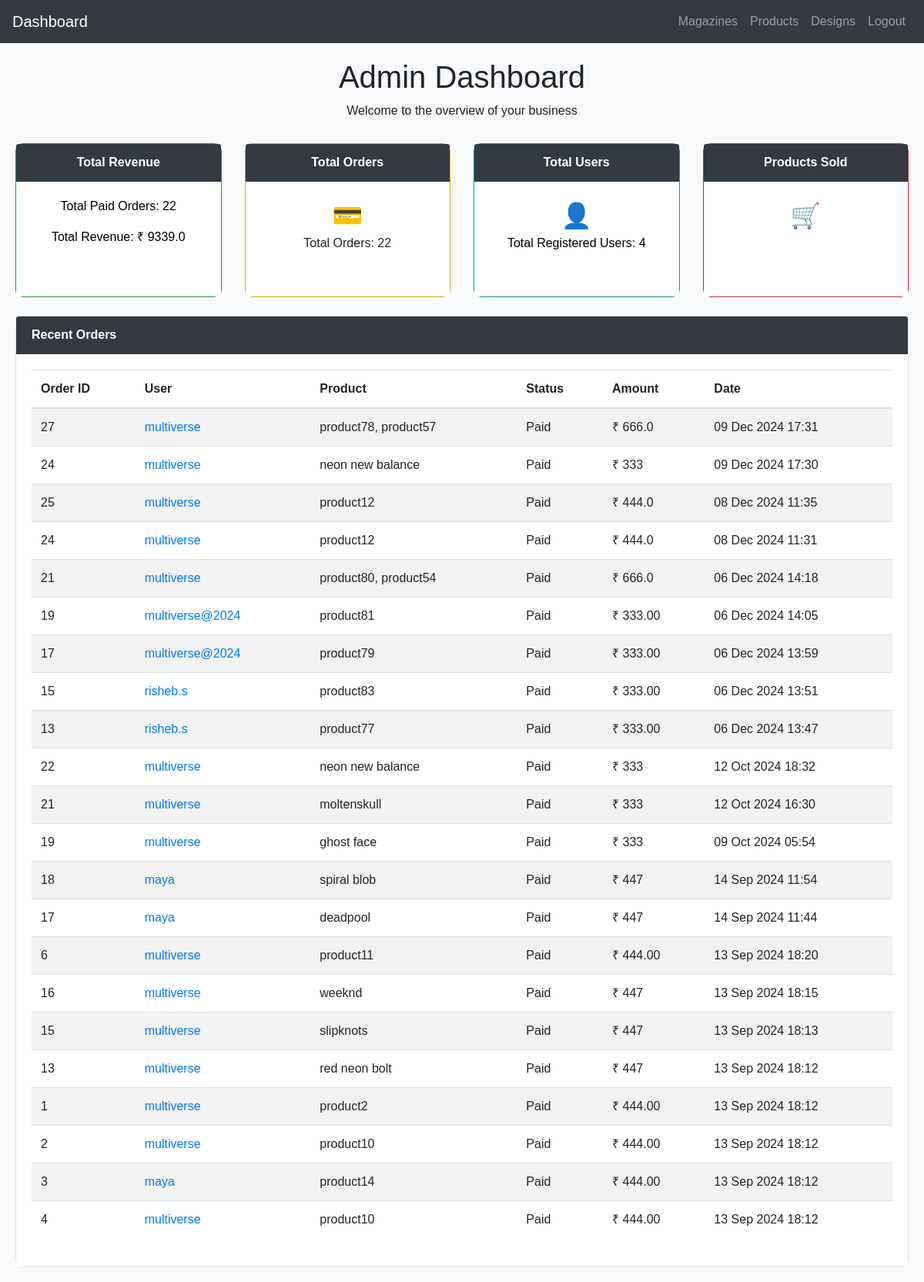
/dashboard/, run on the app's committed database.
### productapp/models.py (models this page shows, shortened)
class OrderCart(models.Model):
     user=models.ForeignKey(User,on_delete=models.CASCADE)
     info=models.ForeignKey(UserProfile,on_delete=models.CASCADE)
     product_name = models.CharField(max_length=255)
     color = models.CharField(max_length=225)
     size = models.CharField(max_length=225)
     amount = models.CharField(max_length=10)
     payment_id = models.CharField(max_length=100)
     paid = models.BooleanField(default=False)
     order_confirmed = models.BooleanField(default=True)
     shipped = models.BooleanField(default=False)
     delivered = models.BooleanField(default=False)
     created_at = models.DateTimeField(auto_now_add=True)

class OrderDesign(models.Model):
     user=models.ForeignKey(User,on_delete=models.CASCADE)
     info=models.ForeignKey(UserProfile,on_delete=models.CASCADE)
     design_name = models.CharField(max_length=255)
     designcolor = models.CharField(max_length=225)
     designsize = models.CharField(max_length=225)
     amount = models.CharField(max_length=10)
     payment_id = models.CharField(max_length=100)
     paid = models.BooleanField(default=False)
     order_confirmed = models.BooleanField(default=True)
     shipped = models.BooleanField(default=False)
     delivered = models.BooleanField(default=False)
     created_at = models.DateTimeField(auto_now_add=True)

### productapp/views.py (the view)
# urls.py: path('dashboard/', views.dashboard, name='dashboard'),
def dashboard(request):
    user_count = User.objects.count()
    cart_order_count = OrderCart.objects.filter(paid=True).count()
    design_order_count = OrderDesign.objects.filter(paid=True).count()
    total_orders = cart_order_count + design_order_count
    cart_orders = OrderCart.objects.filter(paid=True)
    design_orders = OrderDesign.objects.filter(paid=True)
    for order in cart_orders:
        order.order_type = "OrderCart"
    for order in design_orders:
        order.order_type = "OrderDesign"
    all_orders = sorted(
        chain(cart_orders, design_orders),
        key=lambda order: order.created_at,
        reverse=True
    )
    cart_revenue = (
        OrderCart.objects.filter(paid=True)
        .aggregate(total=Sum(F('amount'), output_field=FloatField()))['total'] or 0
    )
    design_revenue = (
        OrderDesign.objects.filter(paid=True)
        .aggregate(total=Sum(F('amount'), output_field=FloatField()))['total'] or 0
    )
    total_paid_orders = cart_order_count + design_order_count
    total_revenue = float(cart_revenue) + float(design_revenue)
    return render(request, 'dashboard.html', {
        'orders': all_orders,
        'user_count': user_count,
        'total_orders': total_orders,
        'total_paid_orders': total_paid_orders,
        'total_revenue': total_revenue
    })

### templates/dashboard.html (shortened to what this page needs)
<!DOCTYPE html>
<html lang="en">
<head>
    <link href="https://stackpath.bootstrapcdn.com/bootstrap/4.5.2/css/bootstrap.min.css" rel="stylesheet">
</head>
<body>
    <nav class="navbar navbar-expand-lg navbar-dark bg-dark">
        <a class="navbar-brand" href="#">Dashboard</a>
        <div class="collapse navbar-collapse" id="navbarNav">
          <ul class="navbar-nav ml-auto">
            <li class="nav-item">
              <a class="nav-link" href="#">Magazines</a>
            </li>
            <li class="nav-item">
              <a class="nav-link" href="{% url 'productapp:admin_shop_view' %}">Products</a>
            </li>
            <li class="nav-item">
              <a class="nav-link" href="{% url 'productapp:admin_product_view' %}">Designs</a>
            </li>
            <li class="nav-item">
              <a class="nav-link" href="#">Logout</a>
            </li>
          </ul>
        </div>
      </nav>
    <div class="container-fluid">
        <div class="dashboard-header">
            <h1>Admin Dashboard</h1>
            <p>Welcome to the overview of your business</p>
        </div>
        <div class="row">
            <div class="col-lg-3 col-md-6 mb-4">
                <div class="card revenue-card">
                    <div class="card-header text-center">Total Revenue</div>
                    <div class="card-body text-center">
                        <p>Total Paid Orders: {{ total_paid_orders }}</p>
                         <p>Total Revenue: ₹ {{ total_revenue }}</p>
                    </div>
                </div>
            </div>
            <div class="col-lg-3 col-md-6 mb-4">
                <div class="card orders-card">
                    <div class="card-header text-center">Total Orders</div>
                    <div class="card-body text-center">
                        <span class="stats-icon">&#128179;</span>
                        <p>Total Orders: {{ total_orders }}</p>
                    </div>
                </div>
            </div>
            <div class="col-lg-3 col-md-6 mb-4">
                <div class="card users-card">
                    <div class="card-header text-center">Total Users</div>
                    <div class="card-body text-center">
                        <span class="stats-icon">&#128100;</span>
                        <p>Total Registered Users: {{ user_count }}</p>
                    </div>
                </div>
            </div>
            <div class="col-lg-3 col-md-6 mb-4">
                <div class="card products-card">
                    <div class="card-header text-center">Products Sold</div>
                    <div class="card-body text-center">
                        <span class="stats-icon">&#128722;</span>
                        <h2>645</h2>
                    </div>
                </div>
            </div>
        </div>
        <div class="row">
            <div class="col-12">
                <div class="card">
                    <div class="card-header">Recent Orders</div>
                    <div class="card-body">
                        <table class="table table-striped table-responsive-md">
                            <thead>
                                <tr>
                                    <th>Order ID</th>
                                    <th>User</th>
                                    <th>Product</th>
                                    <th>Status</th>
                                    <th>Amount</th>
                                    <th>Date</th>
                                </tr>
                            </thead>
                            <tbody>
                                {% for order in orders %}
                                    <tr>
                                        <td>{{ order.id }}</td>
                                        <td>
                                            <a href="{% url 'productapp:admin_order_detail' order.id order.order_type %}">
                                            {{ order.user.username }}
                                         </a>
                                        </td>
                                        {% if order.product_name %}
                                            <td>{{ order.product_name }}</td>
                                        {% else %}
                                            <td>{{ order.design_name }}</td>
                                        {% endif %}
                                        <td>{{ order.paid|yesno:"Paid,Pending" }}</td>
                                        <td>₹ {{ order.amount }}</td>
                                        <td>{{ order.created_at|date:"d M Y H:i" }}</td>
                                    </tr>
                                {% empty %}
                                    <tr>
                                        <td colspan="6" class="text-center">No orders found.</td>
                                    </tr>
                                {% endfor %}
                            </tbody>
                        </table>
                    </div>
                </div>
            </div>
        </div>
    </div>
</body>
</html>

### templates/dashboard.html (style rules this page uses)
body { background-color: #f8f9fa; font-family: Arial, sans-serif; }
.container-fluid { padding: 20px; }
.dashboard-header { text-align: center; margin-bottom: 30px; }
.card { border-radius: 10px; }
.card-header { font-weight: bold; background-color: #343a40; color: white; border-radius: 10px 10px 0 0; }
.card-body { background-color: #ffffff; }
.stats-icon { font-size: 2rem; }
.revenue-card { background-color: #28a745; color: rgb(0, 0, 0); height:200px; }
.orders-card { background-color: #ffc107; height:200px; }
.users-card { background-color: #17a2b8; color: black; height:200px; }
.products-card { background-color: #dc3545; color: white; height:200px; }

### data on the page
OrderCart: id "27", user.username "multiverse", product_name "product78, product57", paid "Paid", amount "666.0", created_at "09 Dec 2024 17:31"
OrderDesign: id "24", user.username "multiverse", design_name "neon new balance", paid "Paid", amount "333", created_at "09 Dec 2024 17:30"
OrderCart: id "25", user.username "multiverse", product_name "product12", paid "Paid", amount "444.0", created_at "08 Dec 2024 11:35"
OrderCart: id "24", user.username "multiverse", product_name "product12", paid "Paid", amount "444.0", created_at "08 Dec 2024 11:31"
OrderCart: id "21", user.username "multiverse", product_name "product80, product54", paid "Paid", amount "666.0", created_at "06 Dec 2024 14:18"
OrderCart: id "19", user.username "multiverse@2024", product_name "product81", paid "Paid", amount "333.00", created_at "06 Dec 2024 14:05"
OrderCart: id "17", user.username "multiverse@2024", product_name "product79", paid "Paid", amount "333.00", created_at "06 Dec 2024 13:59"
OrderCart: id "15", user.username "risheb.s", product_name "product83", paid "Paid", amount "333.00", created_at "06 Dec 2024 13:51"
OrderCart: id "13", user.username "risheb.s", product_name "product77", paid "Paid", amount "333.00", created_at "06 Dec 2024 13:47"
OrderDesign: id "22", user.username "multiverse", design_name "neon new balance", paid "Paid", amount "333", created_at "12 Oct 2024 18:32"
OrderDesign: id "21", user.username "multiverse", design_name "moltenskull", paid "Paid", amount "333", created_at "12 Oct 2024 16:30"
OrderDesign: id "19", user.username "multiverse", design_name "ghost face", paid "Paid", amount "333", created_at "09 Oct 2024 05:54"
OrderDesign: id "18", user.username "maya", design_name "spiral blob", paid "Paid", amount "447", created_at "14 Sep 2024 11:54"
OrderDesign: id "17", user.username "maya", design_name "deadpool", paid "Paid", amount "447", created_at "14 Sep 2024 11:44"
OrderCart: id "6", user.username "multiverse", product_name "product11", paid "Paid", amount "444.00", created_at "13 Sep 2024 18:20"
OrderDesign: id "16", user.username "multiverse", design_name "weeknd", paid "Paid", amount "447", created_at "13 Sep 2024 18:15"
OrderDesign: id "15", user.username "multiverse", design_name "slipknots", paid "Paid", amount "447", created_at "13 Sep 2024 18:13"
OrderDesign: id "13", user.username "multiverse", design_name "red neon bolt", paid "Paid", amount "447", created_at "13 Sep 2024 18:12"
OrderCart: id "1", user.username "multiverse", product_name "product2", paid "Paid", amount "444.00", created_at "13 Sep 2024 18:12"
OrderCart: id "2", user.username "multiverse", product_name "product10", paid "Paid", amount "444.00", created_at "13 Sep 2024 18:12"
OrderCart: id "3", user.username "maya", product_name "product14", paid "Paid", amount "444.00", created_at "13 Sep 2024 18:12"
OrderCart: id "4", user.username "multiverse", product_name "product10", paid "Paid", amount "444.00", created_at "13 Sep 2024 18:12"

### other printed values
{{ total_paid_orders }} "22"
{{ total_revenue }} "9339.0"
{{ total_orders }} "22"
{{ user_count }} "4"
